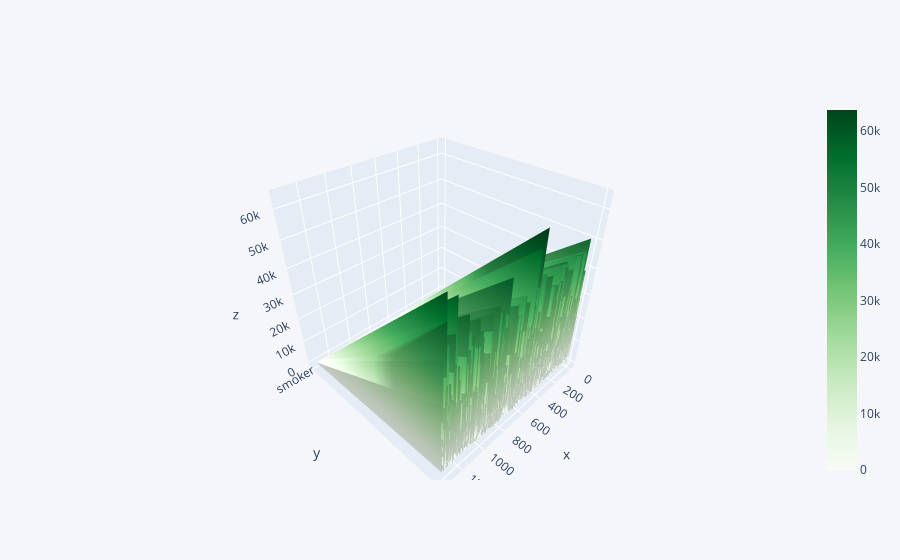

The notebook cell this image was saved under:
### Code cell
insurance[['smoker','charges']].iplot(kind='surface',colorscale='greens')

### Figure 1 — Plotly figure (JSON) as saved in the notebook; plotly's stock layout.template omitted (floating-point values rounded to 4 significant figures; data arrays with more than 128 entries replaced by an {"elided": "..."} marker saying what was removed)
{"data": [{"colorscale": [[0, "rgb(247,252,245)"], [0.125, "rgb(229,245,224)"], [0.25, "rgb(199,233,192)"], [0.375, "rgb(161,217,155)"], [0.5, "rgb(116,196,118)"], [0.625, "rgb(65,171,93)"], [0.75, "rgb(35,139,69)"], [0.875, "rgb(0,109,44)"], [1, "rgb(0,68,27)"]], "type": "surface", "x": {"elided": "1338 int values"}, "y": ["smoker", "charges"], "z": {"elided": "2x1338 float values"}}], "layout": {"legend": {"bgcolor": "#F5F6F9", "font": {"color": "#4D5663"}}, "paper_bgcolor": "#F5F6F9", "plot_bgcolor": "#F5F6F9", "title": {"font": {"color": "#4D5663"}}, "xaxis": {"gridcolor": "#E1E5ED", "showgrid": true, "tickfont": {"color": "#4D5663"}, "title": {"font": {"color": "#4D5663"}, "text": ""}, "zerolinecolor": "#E1E5ED"}, "yaxis": {"gridcolor": "#E1E5ED", "showgrid": true, "tickfont": {"color": "#4D5663"}, "title": {"font": {"color": "#4D5663"}, "text": ""}, "zerolinecolor": "#E1E5ED"}}}
